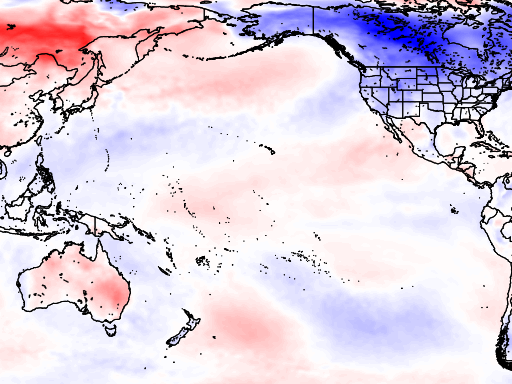
#> input picture ENSO_composite/src/web/images/M2NEUT.png, 512 x 384 px
$ python -i imutils.py   (imports and definitions only)   (older library calls are emulated)
#> lines starting #> are read from the running program, lines starting #| are printed output that depends on the picture
#> further down, picture is the input picture: PIL image 512x384 RGB; mean R, G, B 220.1, 207.4, 222.4
from PIL import Image, ImageDraw, ImageFont, ImageOps, ImageChops

# [53 lines left out: functions im_draw_places, str_position, im_paste_file, not called in this run]

def image_trim(im, margin=0, bbox=None):

#> called with margin = 0
    if bbox is None:
        bg = Image.new(im.mode, im.size, im.getpixel((0,0))).convert('RGB')
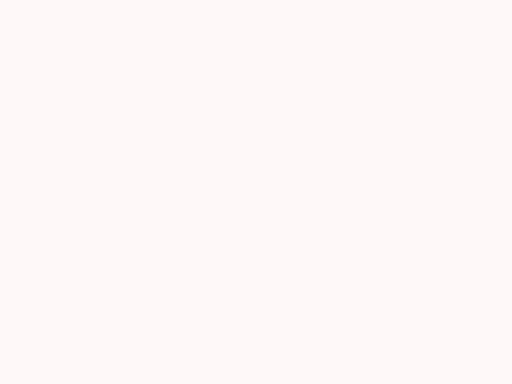
#> bg: PIL image 512x384 RGB; mean R, G, B 255, 248, 248
        diff = ImageChops.difference(im.convert('RGB'), bg)
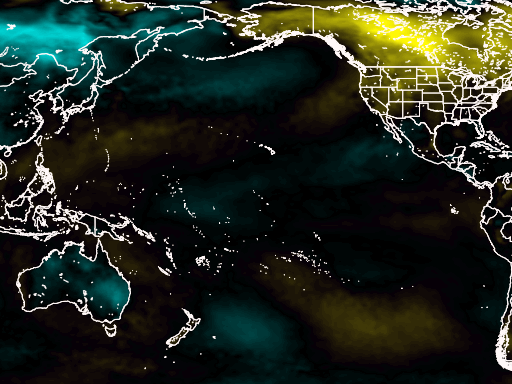
#> diff: PIL image 512x384 RGB; mean R, G, B 34.9, 41.7, 32.4
        diff = ImageChops.add(diff, diff, 2.0, -100)
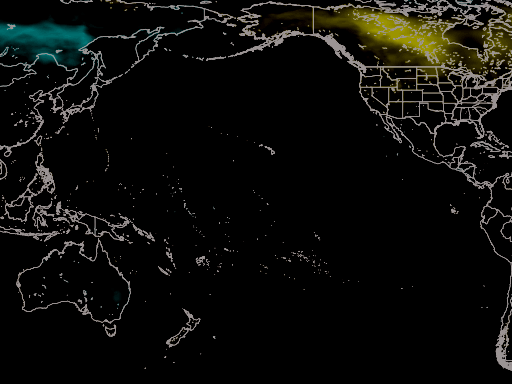
#> diff: PIL image 512x384 RGB; mean R, G, B 12.8, 13.1, 10.5
        bbox = list(diff.getbbox())
#> bbox = [0, 0, 512, 371]

    if bbox:
        bbox[0] -= margin
        bbox[1] -= margin
        bbox[2] += margin
        bbox[3] += margin
        return (im.crop(bbox), bbox)
    return (im, [])

class ImageScaler(object):

    # [8 lines left out: function __init__, not called in this run]

    def __call__(self, pixels):
        return int(round(pixels * self.factor))

class HersheyDrawOld(object):
    """
    Defines methods for drawing formatted text on an image.

    The methods in this class use the PIL library to draw text
    on an image. The text may contain format control characters
    as defined by the GrADS Hershey font for super- and sub-scripting.

    Requirements
    ------------
    from PIL import ImageDraw, ImageFont
    """

    # [145 lines left out: functions __init__, text_size, draw_text, round_corner, round_rectangle, not called in this run]

class ImageMapper(object):

    # [18 lines left out: functions __init__, subset, not called in this run]

    def resize(self, bbox):
        return ImageMapper(self.img.resize(bbox, Image.Resampling.LANCZOS), self.bbox)

    # [13 lines left out: function to_pixel, not called in this run]

class HersheyDraw(object):
    """
    Defines methods for drawing formatted text on an image.

    The methods in this class use the PIL library to draw text
    on an image. The text may contain format control characters
    as defined by the GrADS Hershey font for super- and sub-scripting.

    Requirements
    ------------
    from PIL import ImageDraw, ImageFont
    """

    # [136 lines left out: functions __init__, text_size, draw_text, get_text_dimensions, not called in this run]

>>> from PIL import Image
>>> picture = Image.open('../../../../../ENSO_composite/src/web/images/M2NEUT.png')
>>> result = image_trim(picture)

$ run again, on ENSO_composite/src/web/images/M2NINA.png
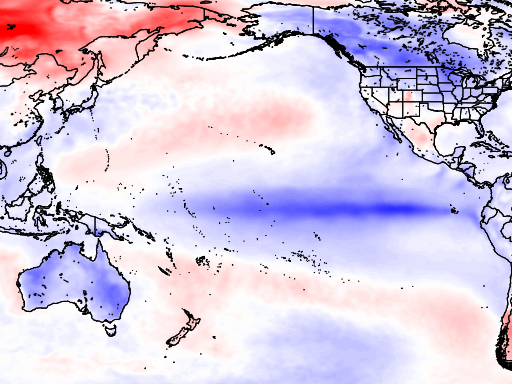
#> input picture ENSO_composite/src/web/images/M2NINA.png, 512 x 384 px
#> picture is the input picture: PIL image 512x384 RGB; mean R, G, B 211.4, 198.9, 222.6
#> in image_trim, `bg = Image.new(im.mode, im.size, im.getpixel((0,0))).convert('RGB')`:
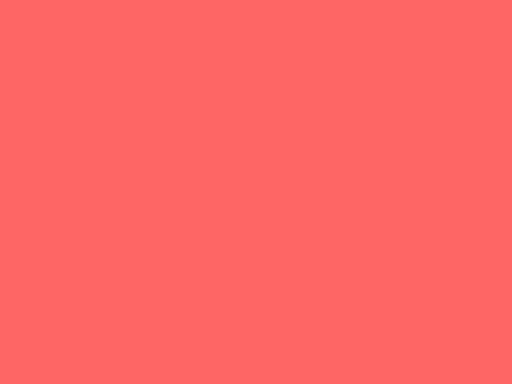
#> bg: PIL image 512x384 RGB; mean R, G, B 255, 100, 100
#> in image_trim, `diff = ImageChops.add(diff, diff, 2.0, -100)`:
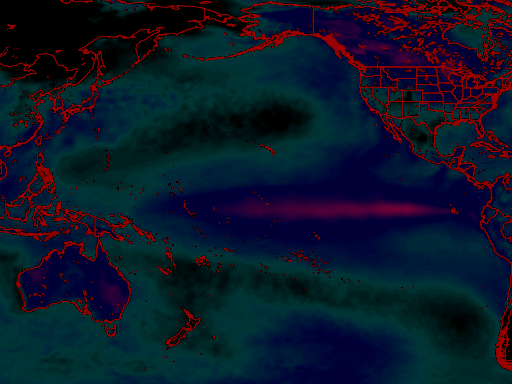
#> diff: PIL image 512x384 RGB; mean R, G, B 12, 23.2, 40.7
#> bbox = [0, 0, 512, 384]

$ run again, on ENSO_composite/src/web/images/M2NINO.png
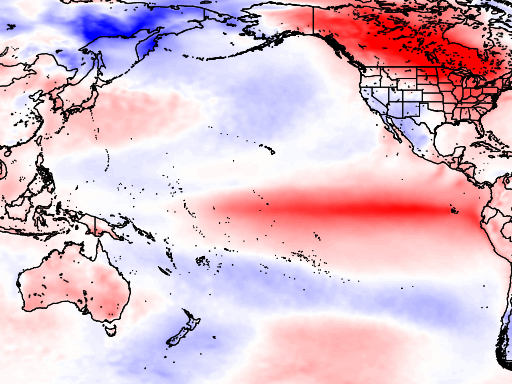
#> input picture ENSO_composite/src/web/images/M2NINO.png, 512 x 384 px
#> picture is the input picture: PIL image 512x384 RGB; mean R, G, B 220.6, 189.4, 203.9
#> in image_trim, `bg = Image.new(im.mode, im.size, im.getpixel((0,0))).convert('RGB')`:
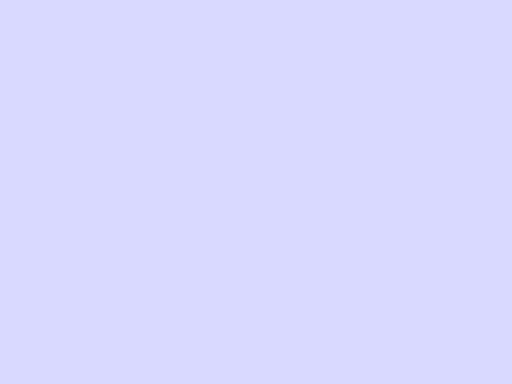
#> bg: PIL image 512x384 RGB; mean R, G, B 216, 216, 255
#> in image_trim, `diff = ImageChops.add(diff, diff, 2.0, -100)`:
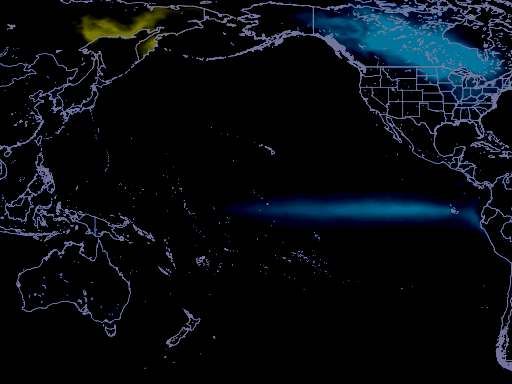
#> diff: PIL image 512x384 RGB; mean R, G, B 7.5, 12, 17.6
#> bbox = [0, 0, 512, 371]
